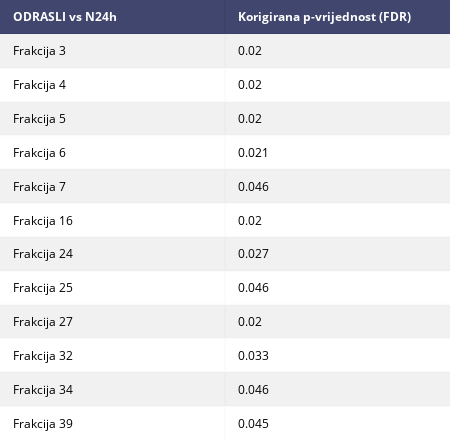

The notebook cell this image was saved under:
### Code cell
# apply multiple testing correction
def prep_correction(results_data_dict):
    pvals = []
    # test data
    for i,j in results_data_dict.items():
        counter = 1
        for res in j.values():
            pvals.append(res[1]) # res[0] is Tstat, res[1] is p-val
            counter+=1
    return pvals

all_p_val = prep_correction(results)
corrected = fdr(all_p_val)
res_significant = []
for i in range(len(col_names)):
    if corrected[0][i]:
        res_significant.append([col_names[i], round(corrected[1][i], 3)]) #, corrected[0][i]])

        # engl version
# prep_for_table = [["Peak", "Adjusted p-val", "Significant"]] + res_significant

#for Cro ver
prep_for_table = [["ODRASLI vs N24h", "Korigirana p-vrijednost (FDR)"]] + res_significant[0:12]

sig_table = FF.create_table(prep_for_table, index=False)
sig_table.layout.width=450
plotly.offline.iplot(sig_table, filename='FDR corr results')

### Figure 1 — Plotly figure (JSON) as saved in the notebook; plotly's stock layout.template omitted (floating-point values rounded to 4 significant figures)
{"data": [{"colorscale": [[0, "#00083e"], [0.5, "#ededee"], [1, "#ffffff"]], "hoverinfo": "none", "opacity": 0.75, "showscale": false, "type": "heatmap", "uid": "7306c5b4-a085-11e8-b33f-008cfa48cbd6", "z": [[0, 0], [0.5, 0.5], [1, 1], [0.5, 0.5], [1, 1], [0.5, 0.5], [1, 1], [0.5, 0.5], [1, 1], [0.5, 0.5], [1, 1], [0.5, 0.5], [1, 1]]}], "layout": {"annotations": [{"align": "left", "font": {"color": "#ffffff"}, "showarrow": false, "text": "<b>ODRASLI vs N24h</b>", "x": -0.45, "xanchor": "left", "xref": "x", "y": 0, "yref": "y"}, {"align": "left", "font": {"color": "#ffffff"}, "showarrow": false, "text": "<b>Korigirana p-vrijednost (FDR)</b>", "x": 0.55, "xanchor": "left", "xref": "x", "y": 0, "yref": "y"}, {"align": "left", "font": {"color": "#000000"}, "showarrow": false, "text": "Frakcija 3", "x": -0.45, "xanchor": "left", "xref": "x", "y": 1, "yref": "y"}, {"align": "left", "font": {"color": "#000000"}, "showarrow": false, "text": "0.02", "x": 0.55, "xanchor": "left", "xref": "x", "y": 1, "yref": "y"}, {"align": "left", "font": {"color": "#000000"}, "showarrow": false, "text": "Frakcija 4", "x": -0.45, "xanchor": "left", "xref": "x", "y": 2, "yref": "y"}, {"align": "left", "font": {"color": "#000000"}, "showarrow": false, "text": "0.02", "x": 0.55, "xanchor": "left", "xref": "x", "y": 2, "yref": "y"}, {"align": "left", "font": {"color": "#000000"}, "showarrow": false, "text": "Frakcija 5", "x": -0.45, "xanchor": "left", "xref": "x", "y": 3, "yref": "y"}, {"align": "left", "font": {"color": "#000000"}, "showarrow": false, "text": "0.02", "x": 0.55, "xanchor": "left", "xref": "x", "y": 3, "yref": "y"}, {"align": "left", "font": {"color": "#000000"}, "showarrow": false, "text": "Frakcija 6", "x": -0.45, "xanchor": "left", "xref": "x", "y": 4, "yref": "y"}, {"align": "left", "font": {"color": "#000000"}, "showarrow": false, "text": "0.021", "x": 0.55, "xanchor": "left", "xref": "x", "y": 4, "yref": "y"}, {"align": "left", "font": {"color": "#000000"}, "showarrow": false, "text": "Frakcija 7", "x": -0.45, "xanchor": "left", "xref": "x", "y": 5, "yref": "y"}, {"align": "left", "font": {"color": "#000000"}, "showarrow": false, "text": "0.046", "x": 0.55, "xanchor": "left", "xref": "x", "y": 5, "yref": "y"}, {"align": "left", "font": {"color": "#000000"}, "showarrow": false, "text": "Frakcija 16", "x": -0.45, "xanchor": "left", "xref": "x", "y": 6, "yref": "y"}, {"align": "left", "font": {"color": "#000000"}, "showarrow": false, "text": "0.02", "x": 0.55, "xanchor": "left", "xref": "x", "y": 6, "yref": "y"}, {"align": "left", "font": {"color": "#000000"}, "showarrow": false, "text": "Frakcija 24", "x": -0.45, "xanchor": "left", "xref": "x", "y": 7, "yref": "y"}, {"align": "left", "font": {"color": "#000000"}, "showarrow": false, "text": "0.027", "x": 0.55, "xanchor": "left", "xref": "x", "y": 7, "yref": "y"}, {"align": "left", "font": {"color": "#000000"}, "showarrow": false, "text": "Frakcija 25", "x": -0.45, "xanchor": "left", "xref": "x", "y": 8, "yref": "y"}, {"align": "left", "font": {"color": "#000000"}, "showarrow": false, "text": "0.046", "x": 0.55, "xanchor": "left", "xref": "x", "y": 8, "yref": "y"}, {"align": "left", "font": {"color": "#000000"}, "showarrow": false, "text": "Frakcija 27", "x": -0.45, "xanchor": "left", "xref": "x", "y": 9, "yref": "y"}, {"align": "left", "font": {"color": "#000000"}, "showarrow": false, "text": "0.02", "x": 0.55, "xanchor": "left", "xref": "x", "y": 9, "yref": "y"}, {"align": "left", "font": {"color": "#000000"}, "showarrow": false, "text": "Frakcija 32", "x": -0.45, "xanchor": "left", "xref": "x", "y": 10, "yref": "y"}, {"align": "left", "font": {"color": "#000000"}, "showarrow": false, "text": "0.033", "x": 0.55, "xanchor": "left", "xref": "x", "y": 10, "yref": "y"}, {"align": "left", "font": {"color": "#000000"}, "showarrow": false, "text": "Frakcija 34", "x": -0.45, "xanchor": "left", "xref": "x", "y": 11, "yref": "y"}, {"align": "left", "font": {"color": "#000000"}, "showarrow": false, "text": "0.046", "x": 0.55, "xanchor": "left", "xref": "x", "y": 11, "yref": "y"}, {"align": "left", "font": {"color": "#000000"}, "showarrow": false, "text": "Frakcija 39", "x": -0.45, "xanchor": "left", "xref": "x", "y": 12, "yref": "y"}, {"align": "left", "font": {"color": "#000000"}, "showarrow": false, "text": "0.045", "x": 0.55, "xanchor": "left", "xref": "x", "y": 12, "yref": "y"}], "height": 440, "margin": {"b": 0, "l": 0, "r": 0, "t": 0}, "width": 450, "xaxis": {"dtick": 1, "gridwidth": 2, "showticklabels": false, "tick0": -0.5, "ticks": "", "zeroline": false}, "yaxis": {"autorange": "reversed", "dtick": 1, "gridwidth": 2, "showticklabels": false, "tick0": 0.5, "ticks": "", "zeroline": false}}}
